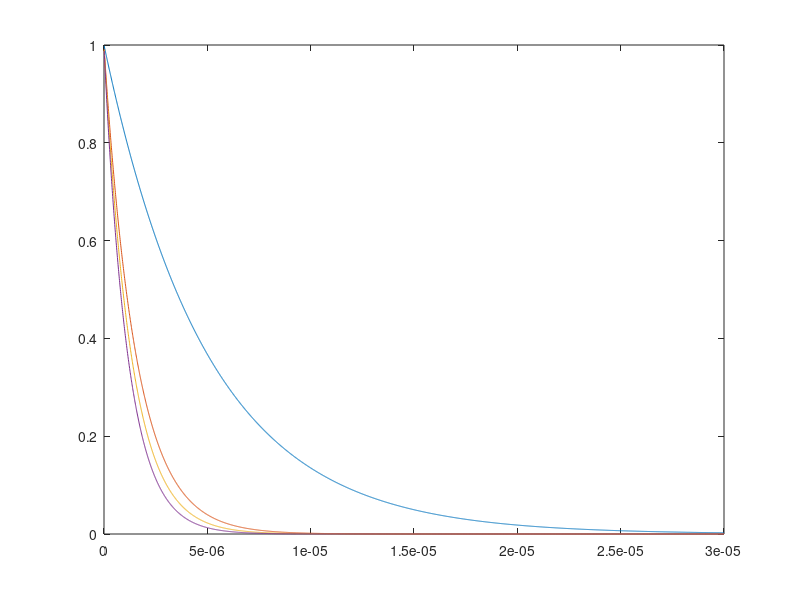

This chart was generated by the following MATLAB code:
clear

E=[];
c=3e8;
D=3;
for j=[0,4,5,6]
    s=pi*(.1)^2*j
    R=.998;
    for i=1:3000
        Nbray(i)=4*i^2+2;
        absorbant(i)=(4*i^2+2)*s;
        surf(i)=4*pi*i^2*D^2;
        dist(i)=i*D;
        ordre(i)=R^i;
    end
    P=1-absorbant./surf;
    E=[E;cumprod(P).*ordre];
    
end
plot((1:3000)*D/c,E)
xlim([0 30e-6])
